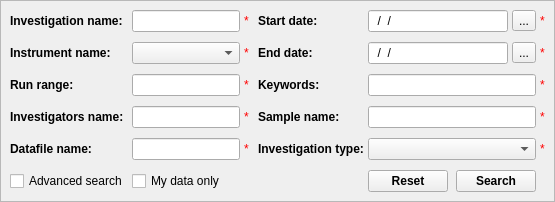
      <widget class="QFrame" name="searchFrame">
       <property name="sizePolicy">
        <sizepolicy hsizetype="Preferred" vsizetype="Fixed">
         <horstretch>0</horstretch>
         <verstretch>0</verstretch>
        </sizepolicy>
       </property>
       <property name="frameShape">
        <enum>QFrame::StyledPanel</enum>
       </property>
       <property name="frameShadow">
        <enum>QFrame::Raised</enum>
       </property>
       <layout class="QVBoxLayout" name="catalogSearchFrame">
        <property name="spacing">
         <number>6</number>
        </property>
        <property name="margin">
         <number>9</number>
        </property>
        <item>
         <layout class="QGridLayout" name="searchGrid" rowstretch="0,0,0,0,0,0" columnstretch="0,0,0,0,0,0,0,0">
          <property name="sizeConstraint">
           <enum>QLayout::SetFixedSize</enum>
          </property>
          <property name="horizontalSpacing">
           <number>4</number>
          </property>
          <property name="verticalSpacing">
           <number>10</number>
          </property>
          <item row="0" column="6">
           <widget class="QToolButton" name="startDatePicker">
            <property name="maximumSize">
             <size>
              <width>25</width>
              <height>16777215</height>
             </size>
            </property>
            <property name="toolTip">
             <string>&lt;html&gt;&lt;head/&gt;&lt;body&gt;&lt;p&gt;Select a date from the calender.&lt;/p&gt;&lt;/body&gt;&lt;/html&gt;</string>
            </property>
            <property name="text">
             <string>...</string>
            </property>
           </widget>
          </item>
          <item row="0" column="3">
           <spacer name="searchGridSpacer">
            <property name="orientation">
             <enum>Qt::Horizontal</enum>
            </property>
            <property name="sizeType">
             <enum>QSizePolicy::Fixed</enum>
            </property>
            <property name="sizeHint" stdset="0">
             <size>
              <width>5</width>
              <height>0</height>
             </size>
            </property>
           </spacer>
          </item>
          <item row="3" column="2" alignment="Qt::AlignHCenter">
           <widget class="QLabel" name="InvestigatorSurname_err">
            <property name="styleSheet">
             <string notr="true">color: rgb(255, 0, 0);</string>
            </property>
            <property name="text">
             <string>*</string>
            </property>
           </widget>
          </item>
          <item row="4" column="1" alignment="Qt::AlignVCenter">
           <widget class="QLineEdit" name="DataFileName">
            <property name="toolTip">
             <string>&lt;html&gt;&lt;head/&gt;&lt;body&gt;&lt;p&gt;The name of the datafile to search for.&lt;/p&gt;&lt;/body&gt;&lt;/html&gt;</string>
            </property>
           </widget>
          </item>
          <item row="1" column="2" alignment="Qt::AlignHCenter|Qt::AlignVCenter">
           <widget class="QLabel" name="Instrument_err">
            <property name="styleSheet">
             <string notr="true">color: rgb(255, 0, 0);</string>
            </property>
            <property name="text">
             <string>*</string>
            </property>
           </widget>
          </item>
          <item row="2" column="2" alignment="Qt::AlignHCenter">
           <widget class="QLabel" name="RunRange_err">
            <property name="styleSheet">
             <string notr="true">color: rgb(255, 0, 0);</string>
            </property>
            <property name="text">
             <string>*</string>
            </property>
           </widget>
          </item>
          <item row="1" column="6">
           <widget class="QToolButton" name="endDatePicker">
            <property name="maximumSize">
             <size>
              <width>25</width>
              <height>16777215</height>
             </size>
            </property>
            <property name="toolTip">
             <string>&lt;html&gt;&lt;head/&gt;&lt;body&gt;&lt;p&gt;Select a date from the calender.&lt;/p&gt;&lt;/body&gt;&lt;/html&gt;</string>
            </property>
            <property name="text">
             <string>...</string>
            </property>
           </widget>
          </item>
          <item row="3" column="0">
           <widget class="QLabel" name="advNameLbl">
            <property name="font">
             <font>
              <weight>75</weight>
              <bold>true</bold>
             </font>
            </property>
            <property name="text">
             <string>Investigators name:</string>
            </property>
           </widget>
          </item>
          <item row="0" column="4" alignment="Qt::AlignVCenter">
           <widget class="QLabel" name="startDateLbl">
            <property name="font">
             <font>
              <weight>75</weight>
              <bold>true</bold>
             </font>
            </property>
            <property name="text">
             <string>Start date:</string>
            </property>
           </widget>
          </item>
          <item row="3" column="4">
           <widget class="QLabel" name="advSampleLbl">
            <property name="font">
             <font>
              <weight>75</weight>
              <bold>true</bold>
             </font>
            </property>
            <property name="text">
             <string>Sample name:</string>
            </property>
           </widget>
          </item>
          <item row="2" column="5" colspan="2">
           <widget class="QLineEdit" name="Keywords">
            <property name="toolTip">
             <string>&lt;html&gt;&lt;head/&gt;&lt;body&gt;&lt;p&gt;The keyword that appears in the investigation description, title, or related sample.&lt;/p&gt;&lt;/body&gt;&lt;/html&gt;</string>
            </property>
           </widget>
          </item>
          <item row="1" column="0">
           <widget class="QLabel" name="instrumentLbl">
            <property name="enabled">
             <bool>true</bool>
            </property>
            <property name="sizePolicy">
             <sizepolicy hsizetype="Fixed" vsizetype="Preferred">
              <horstretch>0</horstretch>
              <verstretch>0</verstretch>
             </sizepolicy>
            </property>
            <property name="font">
             <font>
              <weight>75</weight>
              <bold>true</bold>
             </font>
            </property>
            <property name="text">
             <string>Instrument name:</string>
            </property>
           </widget>
          </item>
          <item row="1" column="1">
           <widget class="QComboBox" name="Instrument">
            <property name="sizePolicy">
             <sizepolicy hsizetype="Expanding" vsizetype="Fixed">
              <horstretch>0</horstretch>
              <verstretch>0</verstretch>
             </sizepolicy>
            </property>
           </widget>
          </item>
          <item row="1" column="7">
           <widget class="QLabel" name="EndDate_err">
            <property name="styleSheet">
             <string notr="true">color: rgb(255, 0, 0);</string>
            </property>
            <property name="text">
             <string>*</string>
            </property>
           </widget>
          </item>
          <item row="0" column="1">
           <widget class="QLineEdit" name="InvestigationName">
            <property name="toolTip">
             <string>&lt;html&gt;&lt;head/&gt;&lt;body&gt;&lt;p&gt;The title (name) of the investigation to search for.&lt;/p&gt;&lt;/body&gt;&lt;/html&gt;</string>
            </property>
           </widget>
          </item>
          <item row="1" column="5">
           <widget class="QLineEdit" name="EndDate">
            <property name="toolTip">
             <string>&lt;html&gt;&lt;head/&gt;&lt;body&gt;&lt;p&gt;Date in DD/MM/YYYY .&lt;/p&gt;&lt;/body&gt;&lt;/html&gt;</string>
            </property>
            <property name="inputMask">
             <string>99/99/9999; </string>
            </property>
           </widget>
          </item>
          <item row="0" column="2">
           <widget class="QLabel" name="InvestigationName_err">
            <property name="styleSheet">
             <string notr="true">color: rgb(255, 0, 0);</string>
            </property>
            <property name="text">
             <string>*</string>
            </property>
           </widget>
          </item>
          <item row="2" column="1">
           <widget class="QLineEdit" name="RunRange">
            <property name="toolTip">
             <string>&lt;html&gt;&lt;head/&gt;&lt;body&gt;&lt;p&gt;Enter a run number, or a range of runs seperated by a hyphen (-) or colon (:).&lt;/p&gt;&lt;/body&gt;&lt;/html&gt;</string>
            </property>
            <property name="inputMethodHints">
             <set>Qt::ImhDigitsOnly</set>
            </property>
            <property name="inputMask">
             <string/>
            </property>
            <property name="text">
             <string/>
            </property>
           </widget>
          </item>
          <item row="4" column="2" alignment="Qt::AlignHCenter">
           <widget class="QLabel" name="InvestigationAbstract_err">
            <property name="styleSheet">
             <string notr="true">color: rgb(255, 0, 0);</string>
            </property>
            <property name="text">
             <string>*</string>
            </property>
           </widget>
          </item>
          <item row="1" column="4" alignment="Qt::AlignVCenter">
           <widget class="QLabel" name="endDateLbl">
            <property name="enabled">
             <bool>true</bool>
            </property>
            <property name="sizePolicy">
             <sizepolicy hsizetype="Fixed" vsizetype="Preferred">
              <horstretch>0</horstretch>
              <verstretch>0</verstretch>
             </sizepolicy>
            </property>
            <property name="font">
             <font>
              <weight>75</weight>
              <bold>true</bold>
             </font>
            </property>
            <property name="text">
             <string>End date:</string>
            </property>
           </widget>
          </item>
          <item row="2" column="7">
           <widget class="QLabel" name="Keywords_err">
            <property name="styleSheet">
             <string notr="true">color: rgb(255, 0, 0);</string>
            </property>
            <property name="text">
             <string>*</string>
            </property>
           </widget>
          </item>
          <item row="4" column="7" alignment="Qt::AlignHCenter">
           <widget class="QLabel" name="InvestigationType_err">
            <property name="styleSheet">
             <string notr="true">color: rgb(255, 0, 0);</string>
            </property>
            <property name="text">
             <string>*</string>
            </property>
           </widget>
          </item>
          <item row="4" column="4">
           <widget class="QLabel" name="advTypeLbl">
            <property name="font">
             <font>
              <weight>75</weight>
              <bold>true</bold>
             </font>
            </property>
            <property name="text">
             <string>Investigation type:</string>
            </property>
           </widget>
          </item>
          <item row="0" column="0">
           <widget class="QLabel" name="invesNameLbl">
            <property name="font">
             <font>
              <weight>75</weight>
              <bold>true</bold>
             </font>
            </property>
            <property name="text">
             <string>Investigation name:</string>
            </property>
           </widget>
          </item>
          <item row="5" column="5" colspan="2">
           <layout class="QHBoxLayout" name="searchBtnGrid">
            <property name="spacing">
             <number>8</number>
            </property>
            <property name="sizeConstraint">
             <enum>QLayout::SetMinimumSize</enum>
            </property>
            <item>
             <widget class="QPushButton" name="resetBtn">
              <property name="font">
               <font>
                <weight>75</weight>
                <bold>true</bold>
               </font>
              </property>
              <property name="toolTip">
               <string>&lt;html&gt;&lt;head/&gt;&lt;body&gt;&lt;p&gt;&lt;span style=&quot; font-weight:400;&quot;&gt;Reset all fields&lt;/span&gt;&lt;/p&gt;&lt;/body&gt;&lt;/html&gt;</string>
              </property>
              <property name="text">
               <string>Reset</string>
              </property>
             </widget>
            </item>
            <item>
             <widget class="QPushButton" name="searchBtn">
              <property name="font">
               <font>
                <weight>75</weight>
                <bold>true</bold>
               </font>
              </property>
              <property name="toolTip">
               <string>&lt;html&gt;&lt;head/&gt;&lt;body&gt;&lt;p&gt;&lt;span style=&quot; font-weight:400;&quot;&gt;Search Investigations.&lt;/span&gt;&lt;/p&gt;&lt;/body&gt;&lt;/html&gt;</string>
              </property>
              <property name="layoutDirection">
               <enum>Qt::LeftToRight</enum>
              </property>
              <property name="autoFillBackground">
               <bool>false</bool>
              </property>
              <property name="text">
               <string>Search</string>
              </property>
             </widget>
            </item>
           </layout>
          </item>
          <item row="2" column="4">
           <widget class="QLabel" name="keywordsLbl">
            <property name="font">
             <font>
              <weight>75</weight>
              <bold>true</bold>
             </font>
            </property>
            <property name="text">
             <string>Keywords:</string>
            </property>
           </widget>
          </item>
          <item row="2" column="0">
           <widget class="QLabel" name="runRangeLbl">
            <property name="font">
             <font>
              <weight>75</weight>
              <bold>true</bold>
             </font>
            </property>
            <property name="text">
             <string>Run range:</string>
            </property>
           </widget>
          </item>
          <item row="5" column="0">
           <widget class="QCheckBox" name="advSearchCbox">
            <property name="toolTip">
             <string>&lt;html&gt;&lt;head/&gt;&lt;body&gt;&lt;p&gt;Check to view additional search options.&lt;/p&gt;&lt;/body&gt;&lt;/html&gt;</string>
            </property>
            <property name="text">
             <string>Advanced search</string>
            </property>
           </widget>
          </item>
          <item row="0" column="7">
           <widget class="QLabel" name="StartDate_err">
            <property name="styleSheet">
             <string notr="true">color: rgb(255, 0, 0);</string>
            </property>
            <property name="text">
             <string>*</string>
            </property>
           </widget>
          </item>
          <item row="5" column="1">
           <widget class="QCheckBox" name="myDataCbox">
            <property name="toolTip">
             <string>&lt;html&gt;&lt;head/&gt;&lt;body&gt;&lt;p&gt;Check to search through the investigations of which you are an investigator.&lt;/p&gt;&lt;/body&gt;&lt;/html&gt;</string>
            </property>
            <property name="text">
             <string>My data only</string>
            </property>
           </widget>
          </item>
          <item row="4" column="5" colspan="2">
           <widget class="QComboBox" name="InvestigationType">
            <property name="sizePolicy">
             <sizepolicy hsizetype="Expanding" vsizetype="Fixed">
              <horstretch>0</horstretch>
              <verstretch>0</verstretch>
             </sizepolicy>
            </property>
           </widget>
          </item>
          <item row="4" column="0">
           <widget class="QLabel" name="advDatafileLbl">
            <property name="font">
             <font>
              <weight>75</weight>
              <bold>true</bold>
             </font>
            </property>
            <property name="text">
             <string>Datafile name:</string>
            </property>
           </widget>
          </item>
          <item row="0" column="5">
           <widget class="QLineEdit" name="StartDate">
            <property name="toolTip">
             <string>&lt;html&gt;&lt;head/&gt;&lt;body&gt;&lt;p&gt;Date in DD/MM/YYYY.&lt;/p&gt;&lt;/body&gt;&lt;/html&gt;</string>
            </property>
            <property name="inputMethodHints">
             <set>Qt::ImhNone</set>
            </property>
            <property name="inputMask">
             <string>99/99/9999; </string>
            </property>
            <property name="text">
             <string>//</string>
            </property>
           </widget>
          </item>
          <item row="3" column="1">
           <widget class="QLineEdit" name="InvestigatorSurname">
            <property name="toolTip">
             <string>&lt;html&gt;&lt;head/&gt;&lt;body&gt;&lt;p&gt;The name (forename, surname, or both) of the investigator of an investigation. This is case insensitive.&lt;/p&gt;&lt;/body&gt;&lt;/html&gt;</string>
            </property>
           </widget>
          </item>
          <item row="3" column="7">
           <widget class="QLabel" name="SampleName_err">
            <property name="styleSheet">
             <string notr="true">color: rgb(255, 0, 0);</string>
            </property>
            <property name="text">
             <string>*</string>
            </property>
           </widget>
          </item>
          <item row="3" column="5" colspan="2">
           <widget class="QLineEdit" name="SampleName">
            <property name="toolTip">
             <string>&lt;html&gt;&lt;head/&gt;&lt;body&gt;&lt;p&gt;The name of the sample in an investigation to search for.&lt;/p&gt;&lt;/body&gt;&lt;/html&gt;</string>
            </property>
           </widget>
          </item>
         </layout>
        </item>
       </layout>
      </widget>
